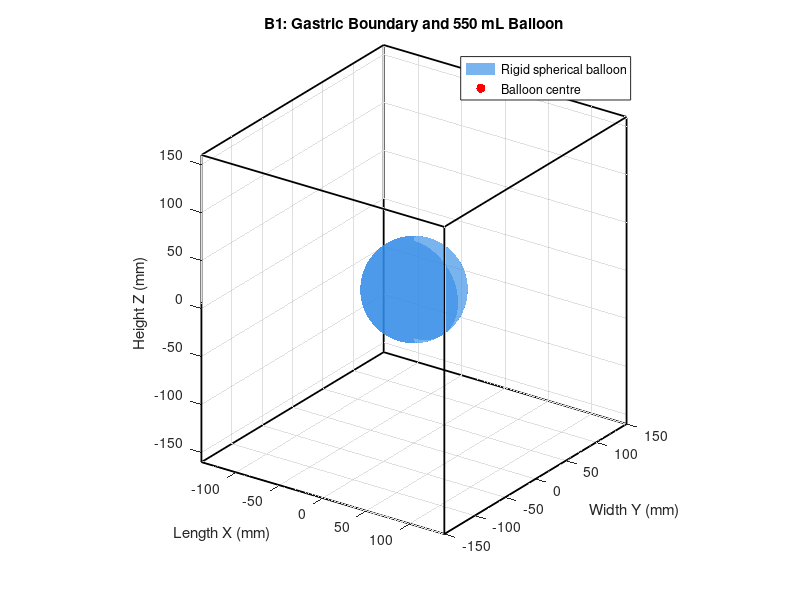

This chart was generated by the following MATLAB code: (Note: this script raises an error after producing the figure.)
%% B1.1-B1.2 Gastric boundary and balloon geometry
clear;clc;close all;

%% 1. Engineering gastric boundary (mm)
Lg = 280;   % X - Length
Wg = 300;   % Y - Width
Hg = 320;   % Z - Height

%% 2. Balloon parameters
V_balloon_ml = 550;
V_balloon = V_balloon_ml * 1000; % mm^3

r_balloon = (3*V_balloon/(4*pi))^(1/3);
D_balloon = 2*r_balloon;

%% 3. Cuboid vertices
% 长方体边界顶点与棱边构建
xlim_box = [-Lg/2, Lg/2];
ylim_box = [-Wg/2, Wg/2];
zlim_box = [-Hg/2, Hg/2];

%构建 8 × 3 矩阵，定义长方体 8 个顶点的 (x, y, z)坐标：
vertices = [
    xlim_box(1) ylim_box(1) zlim_box(1);
    xlim_box(2) ylim_box(1) zlim_box(1);
    xlim_box(2) ylim_box(2) zlim_box(1);
    xlim_box(1) ylim_box(2) zlim_box(1);
    xlim_box(1) ylim_box(1) zlim_box(2);
    xlim_box(2) ylim_box(1) zlim_box(2);
    xlim_box(2) ylim_box(2) zlim_box(2);
    xlim_box(1) ylim_box(2) zlim_box(2)
    ];

% 定义 12 × 2 矩阵，存储长方体 12 条棱边的端点索引对
edges = [
    1 2; 2 3; 3 4; 4 1;
    5 6; 6 7; 7 8; 8 5;
    1 5; 2 6; 3 7; 4 8
    ];

%% 4. Balloon sphere at the origin
P = [0; 0; 0];

% 生成 50 × 50 密度的标准单位球体（半径为 1，圆心在原点）的三维网格坐标矩阵 
[Xs,Ys,Zs] = sphere(50);

% MATLAB 的 sphere(50) 函数只能生成一个标准单位球（半径 $R = 1$，圆心在原点）的网格坐标。
% 如果不进行放缩，画出来的球体半径只有 1 mm。
Xs = r_balloon*Xs + P(1);
Ys = r_balloon*Ys + P(2);
Zs = r_balloon*Zs + P(3);

%% 5. Visualization
figure('Color','w');
hold on;

% Cuboid wireframe
for i = 1:size(edges,1)
    ids = edges(i,:);
    plot3(vertices(ids,1), ...
          vertices(ids,2), ...
          vertices(ids,3), ...
          'k-', 'LineWidth',1.3);
end

% Balloon surface
hBalloon = surf(Xs,Ys,Zs, ...
    'FaceColor',[0.2 0.55 0.9], ...
    'FaceAlpha',0.65, ...
    'EdgeColor','none');

% Balloon centre
hCentre = plot3(P(1),P(2),P(3), ...
    'r.', 'MarkerSize',20);

xlabel('Length X (mm)');
ylabel('Width Y (mm)');
zlabel('Height Z (mm)');

title('B1: Gastric Boundary and 550 mL Balloon');

legend([hBalloon,hCentre], ...
    {'Rigid spherical balloon','Balloon centre'}, ...
    'Location','northeast');

axis equal;
xlim(xlim_box);
ylim(ylim_box);
zlim(zlim_box);
grid on;
view(35,25);
hold off;

%% B1.3 Geometrically feasible balloon-centre region

%% 1. Calculate feasible centre limits
clearance = 0;  % mm

centre_limit = [Lg; Wg; Hg]/2 ...
    - r_balloon - clearance;

assert(all(centre_limit >= 0), ...
    'The balloon cannot fit inside the boundary.');

fprintf('\n--- B1.3 Centre Feasible Region ---\n');
fprintf('X: +/- %.2f mm\n', centre_limit(1));
fprintf('Y: +/- %.2f mm\n', centre_limit(2));
fprintf('Z: +/- %.2f mm\n', centre_limit(3));

%% 2. Generate sample centre positions
step = 10;  % mm

x_values = -Lg/2:step:Lg/2;
y_values = -Wg/2:step:Wg/2;
z_values = -Hg/2:step:Hg/2;

[X,Y,Z] = ndgrid(x_values, y_values, z_values);

points = [X(:), Y(:), Z(:)];

%% 3. Full sphere-containment test
mask_feasible = ...
    abs(points(:,1)) <= centre_limit(1) & ...
    abs(points(:,2)) <= centre_limit(2) & ...
    abs(points(:,3)) <= centre_limit(3);

feasible_points = points(mask_feasible,:);
infeasible_points = points(~mask_feasible,:);

fprintf('Total sampled centres: %d\n', size(points,1));
fprintf('Feasible centres: %d\n', size(feasible_points,1));
fprintf('Infeasible centres: %d\n', size(infeasible_points,1));

%% 4. Verify every retained centre
assert(all(abs(feasible_points) <= centre_limit.' + 1e-9, 'all'), ...
    'Containment verification failed.');

%% 5. Visualise sampled feasible region
figure('Color','w');
hold on;

h1 = scatter3(feasible_points(:,1), ...
    feasible_points(:,2), ...
    feasible_points(:,3), ...
    10, [0.15 0.65 0.45], 'filled');

% Show infeasible positions with low density
h2 = scatter3(infeasible_points(1:10:end,1), ...
    infeasible_points(1:10:end,2), ...
    infeasible_points(1:10:end,3), ...
    5, [0.8 0.8 0.8], 'filled');

xlabel('Length X (mm)');
ylabel('Width Y (mm)');
zlabel('Height Z (mm)');

title('B1.3: Geometrically Feasible Balloon Centres');

legend([h1,h2], ...
    {'Feasible centres','Infeasible centres (sampled)'}, ...
    'Location','northeastoutside');

axis equal;
grid on;
view(35,25);
hold off;

%% B1.4 - Anchor Region Definition
% Candidate anchors on the six boundary faces

%% 1. Boundary dimensions (mm)
% Reuse Lg, Wg, Hg from B1.1
% Lg = 280; Wg = 300; Hg = 320;
hx = Lg/2;
hy = Wg/2;
hz = Hg/2;

%% 2. Sampling resolution
n_face = 3;
%设定每个面采样数为3

x_sample = linspace(-hx,hx,n_face);
y_sample = linspace(-hy,hy,n_face);
z_sample = linspace(-hz,hz,n_face);
% 在 X 轴范围 [-hx, hx] 内生成 3 个等间距坐标（其中 hx 为 X 轴的半长 $L_f/2$）。

%% 3. Generate candidate points
A = [];

% X faces: x = +/- hx
[Y,Z] = meshgrid(y_sample,z_sample);
% 利用前面生成的 y_sample（3个点）和 z_sample（3个点），
% 构建 Y-Z 平面上的二维网格。

% 利用长方体的轴对称性，
% 一次性生成外部框架在某一轴向上"正向"与"负向"两个平行外表面
% （如 $+X$ 面与 $-X$ 面）的所有候选锚点坐标。
for sx = [-1,1]
    %控制循环运行两次
    % -1 表示-x面 

    A_face = [
        sx*hx*ones(numel(Y),1), ...
        Y(:), Z(:) 
        ];
    % numel(Y)：计算矩阵 Y 中的元素总个数。
    % 如果 Y 是 3 * 3$的网格矩阵，numel(Y) 的结果就是9
    % 生成一个 9 * 1 的列向量
    % 将全 1 向量乘以当前的标量坐标（例如当 sx = -1 时乘 -h_x）

    A = [A; A_face];
    % 分号 ; 的作用：在 MATLAB 矩阵拼接中，分号表示纵向/向下追加（Vertical Concatenation）。
end

% Y faces: y = +/- hy
[X,Z] = meshgrid(x_sample,z_sample);

for sy = [-1,1]
    A_face = [
        X(:), ...
        sy*hy*ones(numel(X),1), Z(:)
        ];
    A = [A; A_face];
end

% Z faces: z = +/- hz
[X,Y] = meshgrid(x_sample,y_sample);

for sz = [-1,1]
    A_face = [
        X(:), Y(:), ...
        sz*hz*ones(numel(X),1)
        ];
    A = [A; A_face];
end

%% 4. Remove duplicate points
A = unique(A,'rows','stable');

fprintf('\n--- B1.4 Anchor Candidates ---\n');
fprintf('Sampling per face: %d x %d\n',n_face,n_face);
fprintf('Unique candidate points: %d\n',size(A,1));

%% 5. Verify anchor locations
tol = 1e-9;

on_boundary = ...
    abs(abs(A(:,1))-hx)<tol | ...
    abs(abs(A(:,2))-hy)<tol | ...
    abs(abs(A(:,3))-hz)<tol;

inside_limits = ...
    abs(A(:,1))<=hx+tol & ...
    abs(A(:,2))<=hy+tol & ...
    abs(A(:,3))<=hz+tol;

assert(all(on_boundary & inside_limits), ...
    'Some anchors do not lie on the boundary.');

assert(size(unique(A,'rows'),1)==size(A,1), ...
    'Duplicate anchor points detected.');

%% 6. Visualisation
figure('Color','w');
hold on;

% Use original boundary vertices and edges
for k = 1:size(edges,1)
    ids = edges(k,:);
    plot3(vertices(ids,1), ...
        vertices(ids,2), ...
        vertices(ids,3), ...
        'k-', 'LineWidth',1.1);
end

% Anchor candidate points
hA = scatter3(A(:,1),A(:,2),A(:,3), ...
    55,[0.95 0.45 0.10],'filled');

% Balloon at origin
hB = surf(Xs,Ys,Zs, ...
    'FaceColor',[0.2 0.55 0.9], ...
    'FaceAlpha',0.3, ...
    'EdgeColor','none');

xlabel('Length X (mm)');
ylabel('Width Y (mm)');
zlabel('Height Z (mm)');
title('B1.4: Candidate Anchor Points');

legend([hA,hB], ...
    {'Anchor candidates','550 mL balloon'}, ...
    'Location','northeastoutside');

axis equal;
xlim([-hx hx]);
ylim([-hy hy]);
zlim([-hz hz]);
grid on;
view(35,25);
hold off;

%% B1.5 Candidate Attachment Regions
% Attachment points in the balloon BODY frame

%% 1. Spherical surface sampling
azimuth_deg = 0:45:315;
elevation_deg = -60:30:60;
%theta：Azimuth，方位角。
%phi：Elevation，仰角。

% 这是用于验证程序的初始粗采样方案，不是最优 Attachment 数量或分布。
% 它暂时避开两个极点，以免多个方位角对应同一个位置。它也不是严格的等面积球面采样。

[AZ,EL] = meshgrid(azimuth_deg,elevation_deg);

az = deg2rad(AZ(:));
%利用单冒号将 5 * 8 矩阵打平展成 40 * 1的列向量。
el = deg2rad(EL(:));

%% 2. Local attachment coordinates
r_candidates = r_balloon * [
    cos(el).*cos(az), ...
    cos(el).*sin(az), ...
    sin(el)
    ];
%根据球坐标到直角坐标的转化公式计算候选点坐标：
% x = r_balloon *cos(phi) *cos(theta)
% y = r_balloon *cos(phi) sin(theta)
% z = r_balloon *sin(phi)

%% 3. Numerical verification
radius_check = vecnorm(r_candidates,2,2);

radius_error = max(abs(radius_check-r_balloon));

assert(radius_error < 1e-9, ...
    'Some attachment points are not on the sphere.');

assert(size(unique(round(r_candidates,8),'rows'),1) ...
    == size(r_candidates,1), ...
    'Duplicate attachment candidates found.');

fprintf('\n--- B1.5 Attachment Candidates ---\n');
fprintf('Candidate points: %d\n',size(r_candidates,1));
fprintf('Maximum radius error: %.3e mm\n',radius_error);

%% 4. Initial balloon pose
P = [0;0;0];
R = eye(3);

% Convert BODY coordinates to WORLD coordinates
B_world = (R*r_candidates.' + P).';

%% 5. Visualisation
figure('Color','w');
hold on;

hSphere = surf(Xs,Ys,Zs, ...
    'FaceColor',[0.25 0.55 0.9], ...
    'FaceAlpha',0.25, ...
    'EdgeColor','none');

hAttach = scatter3( ...
    B_world(:,1),B_world(:,2),B_world(:,3), ...
    45,[0.1 0.7 0.35],'filled');

hCentre = plot3(P(1),P(2),P(3), ...
    'r.','MarkerSize',18);

xlabel('Body X (mm)');
ylabel('Body Y (mm)');
zlabel('Body Z (mm)');

title('B1.5: Candidate Attachment Points');

legend([hSphere,hAttach,hCentre], ...
    {'Rigid balloon','Attachment candidates','Centre'}, ...
    'Location','northeastoutside');

axis equal;
grid on;
view(35,25);
hold off;

%% B1.6 Geometry Integration and Verification

%% 1. Initialise pose
P = [0;0;0];
R = eye(3);

% Body-frame attachments -> World-frame positions
B_world = (R*r_candidates.' + P).';

%% 2. Verify geometry
tol = 1e-8;

% Anchor points on boundary
anchor_valid = ...
    (abs(abs(A(:,1))-Lg/2)<tol | ...
    abs(abs(A(:,2))-Wg/2)<tol | ...
    abs(abs(A(:,3))-Hg/2)<tol) & ...
    all(abs(A) <= [Lg Wg Hg]/2+tol,2);

assert(all(anchor_valid));

% Attachment points on sphere
assert(all(abs(vecnorm(r_candidates,2,2) ...
    -r_balloon)<tol));

% Entire sphere inside gastric boundary
centre_limit = [Lg;Wg;Hg]/2-r_balloon;
assert(all(abs(P)<=centre_limit+tol));

% Verify coordinate transformation
assert(max(vecnorm(B_world-P.'- ...
    (R*r_candidates.').',2,2))<tol);

%% 3. Plot integrated geometry
figure('Color','w');
hold on;

% Gastric boundary
for k = 1:size(edges,1)
    ids = edges(k,:);
    plot3(vertices(ids,1), ...
        vertices(ids,2), ...
        vertices(ids,3), ...
        'k-', 'LineWidth',1.0);
end

% Balloon
hBalloon = surf(Xs,Ys,Zs, ...
    'FaceColor',[0.2 0.55 0.9], ...
    'FaceAlpha',0.22, ...
    'EdgeColor','none');

% Candidate anchors
hA = scatter3(A(:,1),A(:,2),A(:,3), ...
    40,[0.95 0.45 0.1],'filled');

% Candidate attachments
hB = scatter3(B_world(:,1), ...
    B_world(:,2),B_world(:,3), ...
    35,[0.1 0.65 0.3],'filled');

% Balloon centre
hP = scatter3(P(1),P(2),P(3), ...
    65,'r','filled');

xlabel('Length X (mm)');
ylabel('Width Y (mm)');
zlabel('Height Z (mm)');
title('B1.6: Integrated Geometry Model');

legend([hBalloon,hA,hB,hP], ...
    {'Balloon','Anchor candidates', ...
    'Attachment candidates','Centre'}, ...
    'Location','northeastoutside');

axis equal;
xlim([-Lg/2,Lg/2]);
ylim([-Wg/2,Wg/2]);
zlim([-Hg/2,Hg/2]);
grid on;
view(35,25);

%% 4. Save geometry dataset
geometry.Lg = Lg;
geometry.Wg = Wg;
geometry.Hg = Hg;

geometry.balloon_volume_ml = V_balloon_ml;
geometry.balloon_radius = r_balloon;
geometry.clearance = 0;

geometry.anchor_candidates = A;
geometry.attachment_candidates_body = r_candidates;
geometry.centre_limit = centre_limit;

% 0=not clinically validated;
% boundary and mounting geometry are engineering assumptions

save('B1_geometry_baseline.mat','geometry');

fprintf('\n--- B1.6 Verification ---\n');
fprintf('Boundary: %.0f x %.0f x %.0f mm\n',Lg,Wg,Hg);
fprintf('Balloon radius: %.3f mm\n',r_balloon);
fprintf('Anchor candidates: %d\n',size(A,1));
fprintf('Attachment candidates: %d\n',size(r_candidates,1));
fprintf('Geometry verification passed.\n');
